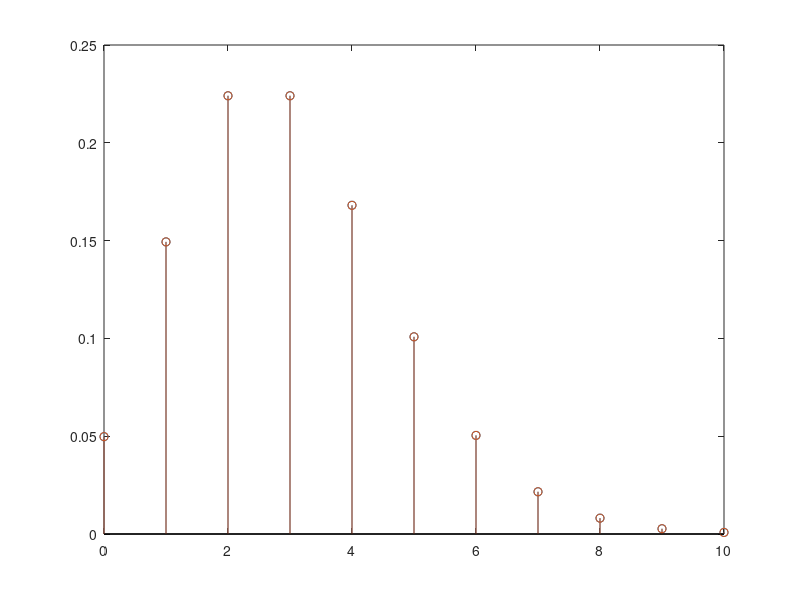

This chart was generated by the following MATLAB code: (Note: this script raises an error after producing the figure.)

% Exercise 13.1

clc;
close all;
clear all;

% a
N = 10000;
p = 3/N;
x = binornd(N, p, 1000, 1);
y = poissrnd(3, 1000, 1);

%histogram(x,'Normalization','probability')
%histogram(y,'Normalization','probability')

n = 0:10;
xpdf = binopdf(n,N,p);
ypdf = poisspdf(n,3);

stem(n,xpdf);
hold on;
stem(n,ypdf);

%% Excerice 13.2
clc;
close all;
clear all;

k = 12;
count = zeros(1000,2);
for i = 1:1000
X = unifrnd(0,2,k,2);

for n=1:k
   if ((X(n,1) <= 1) && (X(n,2)<= 1)) 
       count(i,1) = count(i,1) + 1;
   else
       count(i,2) = count(i,2) + 1;
   end
end
end

histogram(count(:,1),'Normalization','probability');
hold on;
NxB1 = binopdf(0:k,k,1/4);
stem(0:k,NxB1);

figure;
histogram(count(:,2),'Normalization','probability');
hold on;
NxB2 = binopdf(0:k,k,3/4);
stem(0:k,NxB2);

%% e
lambda = 12;
n = 100000;
k = poissrnd(lambda,n,1);

count = zeros(n,2);
for K = 1:n
    Y = unifrnd(0,2,k(K),2);   
    
for n1=1:k(K)
   if ((Y(n1,1) <= 1) && (Y(n1,2)<= 1)) 
       count(K,1) = count(K,1) + 1;
   else
       count(K,2) = count(K,2) + 1;
   end
end
end

scatter(Y(:,1),Y(:,2));
figure;

NyB1 = poisspdf(0:20,lambda);
stem(0:20,NyB1);


histogram(count(:,1),'Normalization','probability');
hold on;
NyB1 = poisspdf(0:20,lambda/4);
stem(0:20,NyB1);


figure;
histogram(count(:,2),'Normalization','probability');
hold on;
NyB2 = poisspdf(0:20,3*lambda/4);
stem(0:20,NyB2);

%% Excercise 13.3
clc;
close all;
clear all;

% a integrated in maple over all S result 15
% b drawn by hand
lambda = 15;

n = 1;
k = poissrnd(lambda,n,1);

count = zeros(n,2);
for K = 1:n
    Y = zeros(k(K),2);
    Y(:,1) = sqrt(rand(k(K),1));
    Y(:,2) = unifrnd(0,1,k(K),1);   
end

scatter(Y(:,1),Y(:,2));

%% 13.3 d
clc;
close all;
clear all;

% intensity integrated in maple over all S result 10
lambda = 10;

n = 1;
k = poissrnd(lambda,n,1);

count = zeros(n,2);
for K = 1:n
    Y = zeros(k(K),2);
    Y(:,1) = sqrt(rand(k(K),1));
    Y(:,2) = unifrnd(0,sqrt(1-Y(:,1).^2),k(K),1);   
end

scatter(Y(:,1),Y(:,2));
hold on;
plot(0:0.001:1,sqrt(1-(0:0.001:1).^2));

%% Excersice 13.4

